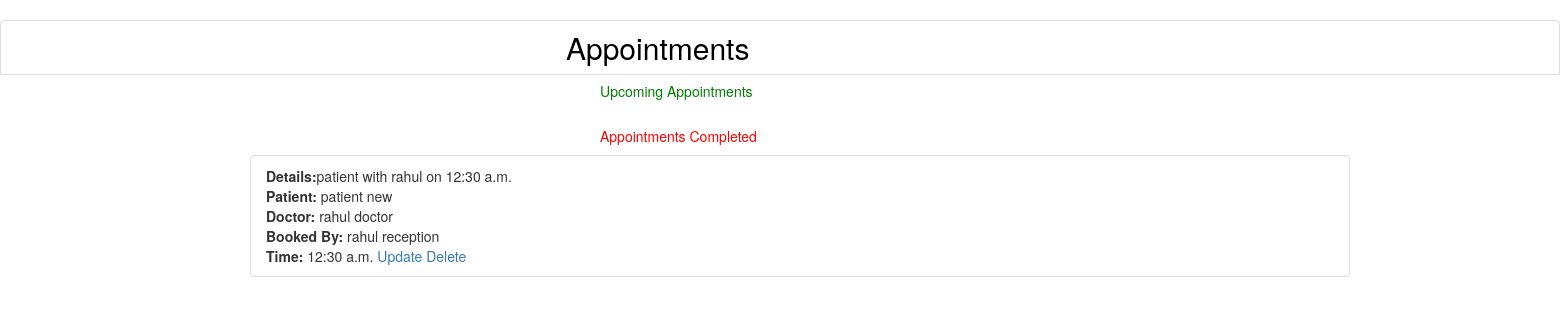
The page /appointments/ (signed in) on the database its author committed.
### appointments/models.py (models this page shows, shortened)
class Appointment(models.Model):
	patient = models.ForeignKey(User, on_delete=models.CASCADE, related_name='appoint_patient')
	receptionist = models.ForeignKey(User, on_delete=models.CASCADE, related_name='appoint_receptionist')
	doctor = models.ForeignKey(User, on_delete=models.CASCADE, related_name='appoint_doctor')
	case = models.ForeignKey(case, on_delete=models.CASCADE, related_name='appoint_case')
	appointment_time = models.TimeField()

### appointments/views.py (the view)
# urls.py: path('',view_appointments),
@login_required
def view_appointments(request):
    c = {}
    user = request.user
    c['isReceptionist'] = False
    if hasGroup(user, 'Receptionist'):
        c['isReceptionist'] = True
        c['upappointments'] = Appointment.objects.filter(appointment_time__gte=timezone.now()).order_by('appointment_time')
        c['ltappointments'] = Appointment.objects.filter(appointment_time__lt=timezone.now()).order_by('appointment_time')
    elif hasGroup(user, 'Patient'):
        c['upappointments'] = Appointment.objects.filter(patient=user, appointment_time__gte=timezone.now()).order_by('appointment_time')
        c['ltappointments'] = Appointment.objects.filter(patient=user, appointment_time__lt=timezone.now()).order_by('appointment_time')
    elif hasGroup(user, 'Doctor'):
        c['upappointments'] = Appointment.objects.filter(doctor=user, appointment_time__gte=timezone.now()).order_by('appointment_time')
        c['ltappointments'] = Appointment.objects.filter(doctor=user, appointment_time__lt=timezone.now()).order_by('appointment_time')
    else:
        messages.add_message(request, messages.WARNING, 'Access Denied.')
        return HttpResponseRedirect('/home')
    return render(request, 'appointments/view_appointments.html', c)

### home/context_processors.py (called while the page is built)
def hasGroup(user, groupName):
    try:
        group = Group.objects.get(name=groupName)
        return True if group in user.groups.all() else False
    except:
        return False

### templates/appointments/view_appointments.html (shortened to what this page needs)
<head>
<link rel="stylesheet" href="https://maxcdn.bootstrapcdn.com/bootstrap/3.4.1/css/bootstrap.min.css">
</head>
{% block title %}<h2 class="list-group-item" style="color:red; position:relative;"><span style="color:black; position:relative;left:550px">Appointments</span></h2>{% endblock %}
{% block body %}
<h5 style="color:green; position:relative; left:600px">Upcoming Appointments</h5>
<div class="container">
</div>
<h5 style="color:red; position:relative; left:600px">Appointments Completed</h5>
<div class="container">
<ul class="collapsible popout" data-collapsible="accordion">
  {% for appointment in ltappointments %}
  <li class="list-group-item">
    <div class="collapsible-header blue-grey"> <b>Details:</b>{{appointment.patient.first_name}} with {{appointment.doctor.first_name}} on {{appointment.appointment_time}}</div>
    <div class="collapsible-body">
      <b>Patient: </b> <span class="blue-text text-lighten-1">{{appointment.patient.first_name}} {{appointment.patient.last_name}}</span><br>
      <b>Doctor:</b> <span class="blue-text text-lighten-1">{{appointment.doctor.first_name}} {{appointment.doctor.last_name}}</span><br>
      <b>Booked By: </b> <span class="blue-text text-lighten-1">{{appointment.receptionist.first_name}} {{appointment.receptionist.last_name}}</span><br>
      <b>Time: </b> <span class="blue-text text-lighten-1">{{appointment.appointment_time}}</span>
      {% if isReceptionist %}
      <span class="right-align"><a href="/appointments/update_appointment/{{appointment.id}}">Update</a></span>
      <span class="right-align"><a href="/appointments/delete_appointment/{{appointment.id}}"onclick="return confirm('Are you sure?')">Delete</a></span>
      {% endif %}
    </div>
  </li>
  {% endfor %}
</ul>
</div>
{% endblock %}

### rows shown on the page
Appointment: patient.first_name "patient", doctor.first_name "rahul", appointment_time "12:30 a.m.", patient.last_name "new", doctor.last_name "doctor", receptionist.first_name "rahul", receptionist.last_name "reception"
